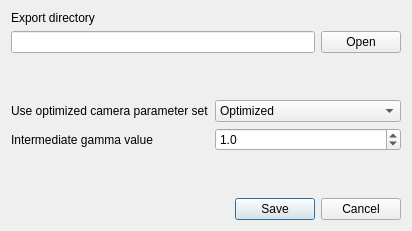
<?xml version="1.0" encoding="UTF-8"?>
<ui version="4.0">
 <class>StereoVisionApp::RectifiedImageExportOptionsDialog</class>
 <widget class="QDialog" name="StereoVisionApp::RectifiedImageExportOptionsDialog">
  <property name="geometry">
   <rect>
    <x>0</x>
    <y>0</y>
    <width>412</width>
    <height>231</height>
   </rect>
  </property>
  <property name="sizePolicy">
   <sizepolicy hsizetype="Fixed" vsizetype="Fixed">
    <horstretch>0</horstretch>
    <verstretch>0</verstretch>
   </sizepolicy>
  </property>
  <property name="windowTitle">
   <string>Export rectified images</string>
  </property>
  <layout class="QFormLayout" name="formLayout">
   <item row="1" column="0" colspan="2">
    <widget class="QWidget" name="widget" native="true">
     <layout class="QHBoxLayout" name="horizontalLayout">
      <property name="leftMargin">
       <number>0</number>
      </property>
      <property name="topMargin">
       <number>0</number>
      </property>
      <property name="rightMargin">
       <number>0</number>
      </property>
      <property name="bottomMargin">
       <number>0</number>
      </property>
      <item>
       <widget class="QLineEdit" name="folderLineEdit"/>
      </item>
      <item>
       <widget class="QPushButton" name="chooseFolderButton">
        <property name="text">
         <string>Open</string>
        </property>
       </widget>
      </item>
     </layout>
    </widget>
   </item>
   <item row="0" column="0" colspan="2">
    <widget class="QLabel" name="label">
     <property name="text">
      <string>Export directory</string>
     </property>
    </widget>
   </item>
   <item row="3" column="0">
    <widget class="QLabel" name="label_2">
     <property name="text">
      <string>Use optimized camera parameter set</string>
     </property>
    </widget>
   </item>
   <item row="3" column="1">
    <widget class="QComboBox" name="parameterSetSelectComboBox">
     <property name="currentIndex">
      <number>1</number>
     </property>
     <item>
      <property name="text">
       <string>User set</string>
      </property>
     </item>
     <item>
      <property name="text">
       <string>Optimized</string>
      </property>
     </item>
    </widget>
   </item>
   <item row="4" column="0">
    <widget class="QLabel" name="label_3">
     <property name="text">
      <string>Intermediate gamma value</string>
     </property>
    </widget>
   </item>
   <item row="4" column="1">
    <widget class="QDoubleSpinBox" name="gammaSpinBox">
     <property name="toolTip">
      <string>&lt;html&gt;&lt;head/&gt;&lt;body&gt;&lt;p&gt;Gamma value used to convert to and from&lt;/p&gt;&lt;p&gt;the linear color space used for interpolation.&lt;/p&gt;&lt;/body&gt;&lt;/html&gt;</string>
     </property>
     <property name="decimals">
      <number>1</number>
     </property>
     <property name="minimum">
      <double>0.100000000000000</double>
     </property>
     <property name="maximum">
      <double>10.000000000000000</double>
     </property>
     <property name="value">
      <double>1.000000000000000</double>
     </property>
    </widget>
   </item>
   <item row="6" column="0" colspan="2">
    <widget class="QDialogButtonBox" name="buttonBox">
     <property name="orientation">
      <enum>Qt::Horizontal</enum>
     </property>
     <property name="standardButtons">
      <set>QDialogButtonBox::Cancel|QDialogButtonBox::Save</set>
     </property>
    </widget>
   </item>
   <item row="5" column="0" colspan="2">
    <spacer name="verticalSpacer">
     <property name="orientation">
      <enum>Qt::Vertical</enum>
     </property>
     <property name="sizeHint" stdset="0">
      <size>
       <width>20</width>
       <height>40</height>
      </size>
     </property>
    </spacer>
   </item>
   <item row="2" column="0" colspan="2">
    <spacer name="verticalSpacer_2">
     <property name="orientation">
      <enum>Qt::Vertical</enum>
     </property>
     <property name="sizeHint" stdset="0">
      <size>
       <width>20</width>
       <height>40</height>
      </size>
     </property>
    </spacer>
   </item>
  </layout>
 </widget>
 <resources/>
 <connections>
  <connection>
   <sender>buttonBox</sender>
   <signal>accepted()</signal>
   <receiver>StereoVisionApp::RectifiedImageExportOptionsDialog</receiver>
   <slot>accept()</slot>
   <hints>
    <hint type="sourcelabel">
     <x>248</x>
     <y>254</y>
    </hint>
    <hint type="destinationlabel">
     <x>157</x>
     <y>274</y>
    </hint>
   </hints>
  </connection>
  <connection>
   <sender>buttonBox</sender>
   <signal>rejected()</signal>
   <receiver>StereoVisionApp::RectifiedImageExportOptionsDialog</receiver>
   <slot>reject()</slot>
   <hints>
    <hint type="sourcelabel">
     <x>316</x>
     <y>260</y>
    </hint>
    <hint type="destinationlabel">
     <x>286</x>
     <y>274</y>
    </hint>
   </hints>
  </connection>
 </connections>
</ui>
